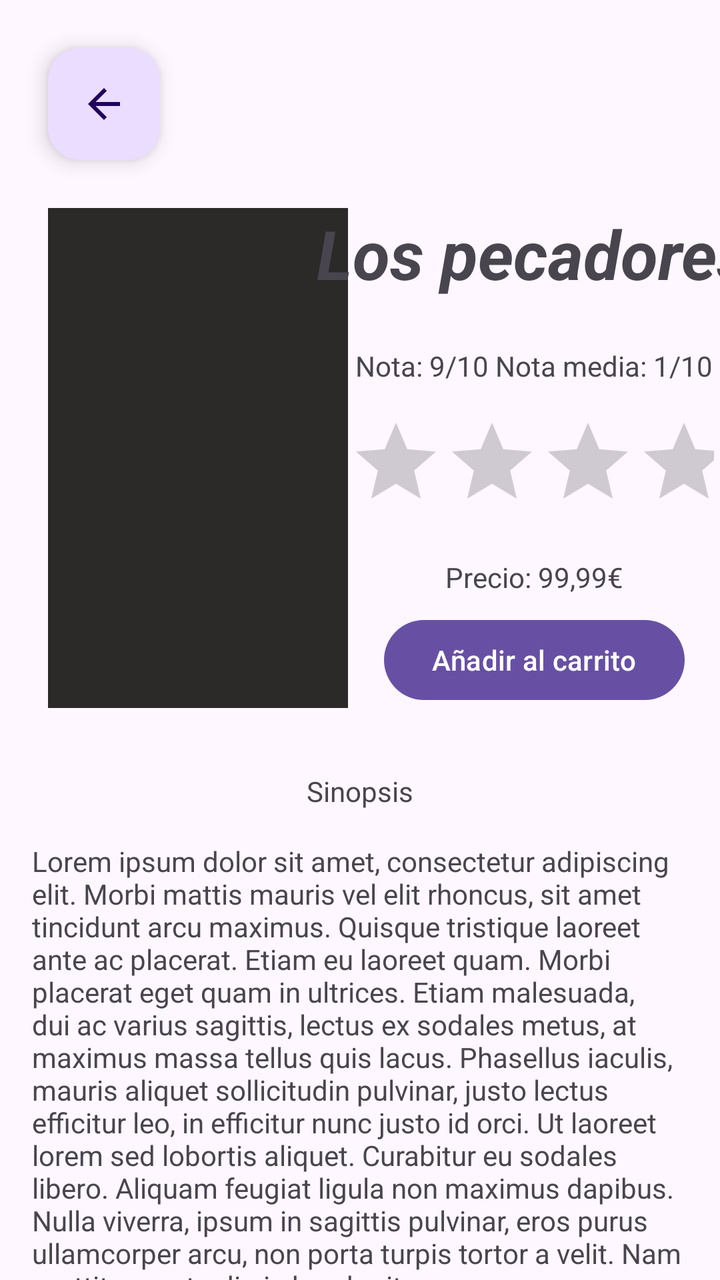
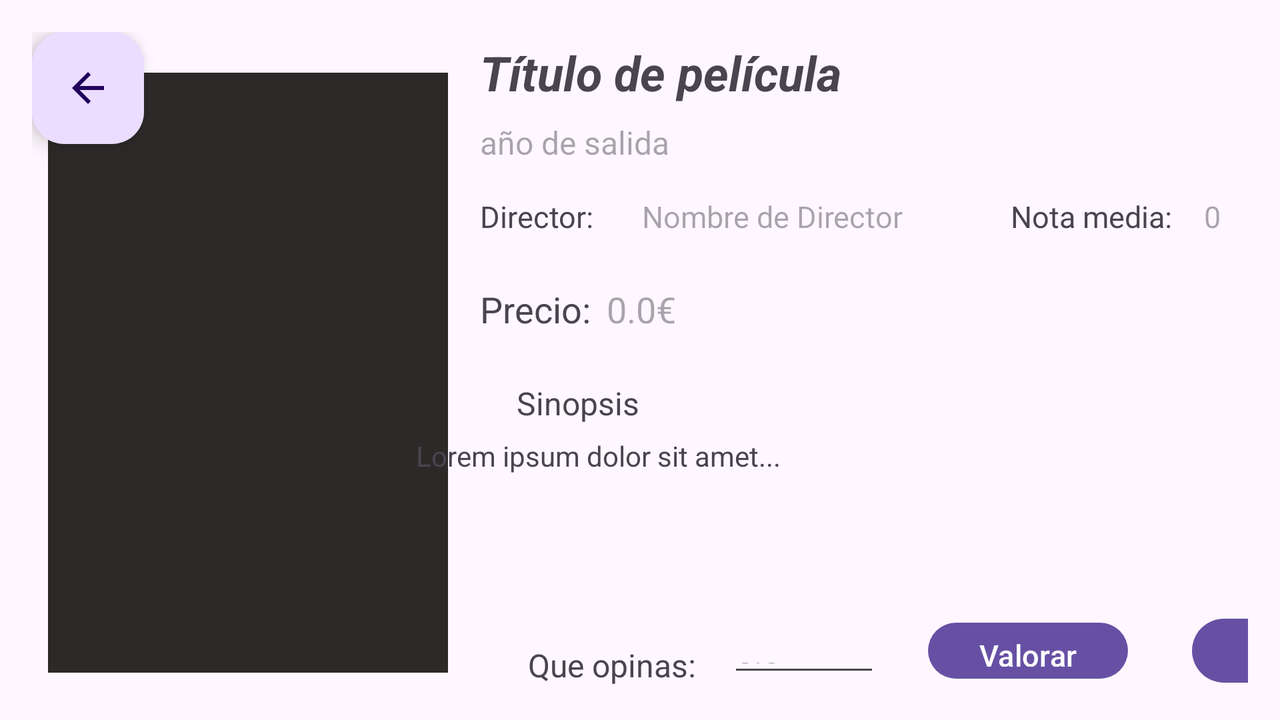

One screen, two layout resources from the same app: the default and the repository's alternative for another configuration. Each is rendered where Android would select it; the XML of both is given below.
<!-- AndroidManifest.xml: application theme Theme.ProyectoMiravereda -->
<!-- res/layout/information.xml -->
<?xml version="1.0" encoding="utf-8"?>
<androidx.constraintlayout.widget.ConstraintLayout xmlns:android="http://schemas.android.com/apk/res/android"
    xmlns:app="http://schemas.android.com/apk/res-auto"
    xmlns:tools="http://schemas.android.com/tools"
    android:layout_width="match_parent"
    android:layout_height="match_parent">

    <com.google.android.material.floatingactionbutton.FloatingActionButton
        android:id="@+id/floatingButtonReturn"
        android:layout_width="wrap_content"
        android:layout_height="wrap_content"
        android:layout_marginStart="24dp"
        android:layout_marginTop="24dp"
        android:clickable="true"
        app:layout_constraintStart_toStartOf="parent"
        app:layout_constraintTop_toTopOf="parent"
        app:srcCompat="?attr/homeAsUpIndicator" />

    <ImageView
        android:id="@+id/imageView3"
        android:layout_width="150dp"
        android:layout_height="250dp"
        android:layout_marginTop="24dp"
        android:background="#2C2929"
        app:layout_constraintStart_toStartOf="@+id/floatingButtonReturn"
        app:layout_constraintTop_toBottomOf="@+id/floatingButtonReturn"
        tools:srcCompat="@tools:sample/backgrounds/scenic" />

    <TextView
        android:id="@+id/textView"
        android:layout_width="wrap_content"
        android:layout_height="wrap_content"
        android:text="Los pecadores"
        android:textSize="34sp"
        android:textStyle="bold|italic"
        app:layout_constraintEnd_toEndOf="parent"
        app:layout_constraintStart_toEndOf="@+id/imageView3"
        app:layout_constraintTop_toTopOf="@+id/imageView3" />

    <TextView
        android:id="@+id/textView2"
        android:layout_width="wrap_content"
        android:layout_height="wrap_content"
        android:layout_marginTop="24dp"
        android:text="Nota: 9/10"
        app:layout_constraintEnd_toStartOf="@+id/textView3"
        app:layout_constraintHorizontal_bias="0.5"
        app:layout_constraintStart_toEndOf="@+id/imageView3"
        app:layout_constraintTop_toBottomOf="@+id/textView" />

    <TextView
        android:id="@+id/textView3"
        android:layout_width="wrap_content"
        android:layout_height="wrap_content"
        android:text="Nota media: 1/10"
        app:layout_constraintEnd_toEndOf="parent"
        app:layout_constraintStart_toEndOf="@+id/textView2"
        app:layout_constraintTop_toTopOf="@+id/textView2" />

    <TextView
        android:id="@+id/textView4"
        android:layout_width="wrap_content"
        android:layout_height="wrap_content"
        android:layout_marginBottom="8dp"
        android:text="Precio: 99,99€"
        app:layout_constraintBottom_toTopOf="@+id/button2"
        app:layout_constraintEnd_toEndOf="parent"
        app:layout_constraintStart_toEndOf="@+id/imageView3" />

    <Button
        android:id="@+id/button2"
        android:layout_width="wrap_content"
        android:layout_height="wrap_content"
        android:text="Añadir al carrito"
        app:layout_constraintBottom_toBottomOf="@+id/imageView3"
        app:layout_constraintEnd_toEndOf="@+id/textView4"
        app:layout_constraintStart_toStartOf="@+id/textView4" />

    <RatingBar
        android:id="@+id/ratingBar"
        android:layout_width="0dp"
        android:layout_height="wrap_content"
        android:layout_marginEnd="3dp"
        app:layout_constraintBottom_toTopOf="@+id/textView4"
        app:layout_constraintEnd_toEndOf="parent"
        app:layout_constraintStart_toEndOf="@+id/imageView3"
        app:layout_constraintTop_toBottomOf="@+id/textView3" />

    <TextView
        android:id="@+id/textView5"
        android:layout_width="wrap_content"
        android:layout_height="wrap_content"
        android:layout_marginTop="32dp"
        android:text="Sinopsis"
        app:layout_constraintEnd_toEndOf="parent"
        app:layout_constraintStart_toStartOf="parent"
        app:layout_constraintTop_toBottomOf="@+id/imageView3" />

    <TextView
        android:id="@+id/textView7"
        android:layout_width="0dp"
        android:layout_height="wrap_content"
        android:layout_marginStart="16dp"
        android:layout_marginTop="16dp"
        android:layout_marginEnd="16dp"
        android:text="Lorem ipsum dolor sit amet, consectetur adipiscing elit. Morbi mattis mauris vel elit rhoncus, sit amet tincidunt arcu maximus. Quisque tristique laoreet ante ac placerat. Etiam eu laoreet quam. Morbi placerat eget quam in ultrices. Etiam malesuada, dui ac varius sagittis, lectus ex sodales metus, at maximus massa tellus quis lacus. Phasellus iaculis, mauris aliquet sollicitudin pulvinar, justo lectus efficitur leo, in efficitur nunc justo id orci. Ut laoreet lorem sed lobortis aliquet. Curabitur eu sodales libero. Aliquam feugiat ligula non maximus dapibus. Nulla viverra, ipsum in sagittis pulvinar, eros purus ullamcorper arcu, non porta turpis tortor a velit. Nam porttitor eget odio in hendrerit. "
        app:layout_constraintEnd_toEndOf="parent"
        app:layout_constraintStart_toStartOf="parent"
        app:layout_constraintTop_toBottomOf="@+id/textView5" />

    <TextView
        android:id="@+id/textView8"
        android:layout_width="wrap_content"
        android:layout_height="wrap_content"
        android:layout_marginTop="8dp"
        android:text="Author"
        app:layout_constraintStart_toStartOf="@+id/textView7"
        app:layout_constraintTop_toBottomOf="@+id/textView7" />
</androidx.constraintlayout.widget.ConstraintLayout>
<!-- resources referenced by this layout -->
<resources>
  <style name="Theme.ProyectoMiravereda" parent="Base.Theme.ProyectoMiravereda" />
  <style name="Base.Theme.ProyectoMiravereda" parent="Theme.Material3.DayNight.NoActionBar">
          
          
      </style>
</resources>
<!-- res/layout-land/information.xml (the repository's variant of the layout above) -->
<!-- drawn on the phone turned sideways -->
<?xml version="1.0" encoding="utf-8"?>
<androidx.constraintlayout.widget.ConstraintLayout xmlns:android="http://schemas.android.com/apk/res/android"
    xmlns:app="http://schemas.android.com/apk/res-auto"
    xmlns:tools="http://schemas.android.com/tools"
    android:layout_width="match_parent"
    android:layout_height="match_parent"
    android:padding="16dp">
    

    
    <com.google.android.material.floatingactionbutton.FloatingActionButton
        android:id="@+id/floatingButtonReturn"
        android:layout_width="wrap_content"
        android:layout_height="wrap_content"
        app:layout_constraintStart_toStartOf="parent"
        app:layout_constraintTop_toTopOf="parent"
        app:srcCompat="?attr/homeAsUpIndicator" />

    <ImageView
        android:id="@+id/Poster"
        android:layout_width="200dp"
        android:layout_height="300dp"
        android:layout_marginStart="8dp"
        android:layout_marginTop="-24dp"
        android:background="#2C2929"
        app:layout_constraintBottom_toBottomOf="parent"
        app:layout_constraintStart_toStartOf="parent"
        app:layout_constraintTop_toBottomOf="@+id/Titulo"
        tools:srcCompat="@tools:sample/backgrounds/scenic" />

    
    <TextView
        android:id="@+id/Titulo"
        android:layout_width="0dp"
        android:layout_height="wrap_content"
        android:layout_marginStart="16dp"
        android:layout_marginTop="4dp"
        android:text="Título de película"
        android:textSize="24sp"
        android:textStyle="bold|italic"
        app:layout_constraintEnd_toEndOf="parent"
        app:layout_constraintStart_toEndOf="@id/Poster"
        app:layout_constraintTop_toTopOf="parent" />

    <TextView
        android:id="@+id/NotaMedia"
        android:layout_width="wrap_content"
        android:layout_height="wrap_content"
        android:layout_marginStart="54dp"
        android:text="Nota media:"
        android:textSize="15sp"
        app:layout_constraintBottom_toBottomOf="@+id/NombreDirector"
        app:layout_constraintStart_toEndOf="@+id/NombreDirector"
        app:layout_constraintTop_toTopOf="@+id/NombreDirector" />

    <TextView
        android:id="@+id/NotaMediaNumero"
        android:layout_width="wrap_content"
        android:layout_height="wrap_content"
        android:layout_marginStart="16dp"
        android:hint="0"
        android:textSize="15sp"
        app:layout_constraintBottom_toBottomOf="@+id/NotaMedia"
        app:layout_constraintStart_toEndOf="@+id/NotaMedia"
        app:layout_constraintTop_toTopOf="@+id/NotaMedia" />

    <TextView
        android:id="@+id/Precio"
        android:layout_width="wrap_content"
        android:layout_height="wrap_content"
        android:layout_marginTop="24dp"
        android:text="Precio:"
        android:textSize="18sp"
        app:layout_constraintStart_toStartOf="@id/Titulo"
        app:layout_constraintTop_toBottomOf="@+id/AutorTextView" />

    <TextView
        android:id="@+id/precioValor"
        android:layout_width="wrap_content"
        android:layout_height="wrap_content"
        android:layout_marginStart="8dp"
        android:hint="0.0€"
        android:textSize="18sp"
        app:layout_constraintBaseline_toBaselineOf="@id/Precio"
        app:layout_constraintStart_toEndOf="@id/Precio" />

    

    

    <Button
        android:id="@+id/AddCarrito"
        android:layout_width="177dp"
        android:layout_height="40dp"
        android:layout_marginStart="32dp"
        android:text="Añadir al carrito"
        android:textSize="16sp"
        app:layout_constraintBottom_toBottomOf="@+id/Valorar"
        app:layout_constraintStart_toEndOf="@+id/Valorar"
        app:layout_constraintTop_toTopOf="@+id/Valorar" />

    <TextView
        android:id="@+id/SinopsisTextView"
        android:layout_width="wrap_content"
        android:layout_height="wrap_content"
        android:layout_marginTop="24dp"
        android:text="Sinopsis"
        android:textSize="16sp"
        app:layout_constraintEnd_toEndOf="@+id/precioValor"
        app:layout_constraintStart_toStartOf="@+id/Precio"
        app:layout_constraintTop_toBottomOf="@+id/Precio" />


    <ScrollView
        android:layout_width="424dp"
        android:layout_height="91dp"
        android:layout_marginStart="8dp"
        android:layout_marginTop="8dp"
        android:layout_marginEnd="16dp"
        android:layout_marginBottom="16dp"
        app:layout_constraintBottom_toTopOf="@+id/Valorar"
        app:layout_constraintEnd_toEndOf="parent"
        app:layout_constraintStart_toEndOf="@+id/Poster"
        app:layout_constraintTop_toBottomOf="@+id/SinopsisTextView">

        <LinearLayout
            android:layout_width="match_parent"
            android:layout_height="wrap_content"
            android:orientation="vertical">

            <TextView
                android:id="@+id/Descripcion"
                android:layout_width="wrap_content"
                android:layout_height="wrap_content"
                android:layout_marginTop="8dp"
                android:text="Lorem ipsum dolor sit amet..."
                android:textSize="14sp"
                app:layout_constraintEnd_toEndOf="parent"
                app:layout_constraintHorizontal_bias="0.0"
                app:layout_constraintStart_toStartOf="@id/Titulo"
                app:layout_constraintTop_toBottomOf="@+id/SinopsisTextView" />
        </LinearLayout>
    </ScrollView>

    <TextView
        android:id="@+id/AutorTextView"
        android:layout_width="wrap_content"
        android:layout_height="wrap_content"
        android:layout_marginTop="16dp"
        android:text="Director:"
        android:textSize="15sp"
        app:layout_constraintStart_toStartOf="@+id/Titulo"
        app:layout_constraintTop_toBottomOf="@+id/Anyo" />

    <TextView
        android:id="@+id/Nota1"
        android:layout_width="wrap_content"
        android:layout_height="wrap_content"
        android:layout_marginStart="24dp"
        android:layout_marginTop="-16dp"
        android:text="Que opinas:"
        android:textSize="16sp"
        app:layout_constraintBottom_toBottomOf="parent"
        app:layout_constraintStart_toStartOf="@+id/Precio"
        app:layout_constraintTop_toBottomOf="@+id/Poster" />

    <Button
        android:id="@+id/Valorar"
        android:layout_width="100dp"
        android:layout_height="36dp"
        android:layout_marginStart="24dp"
        android:text="Valorar"
        android:textSize="15sp"
        app:layout_constraintBottom_toBottomOf="@+id/notaCliente"
        app:layout_constraintStart_toEndOf="@+id/notaCliente"
        app:layout_constraintTop_toTopOf="@+id/notaCliente"
        app:layout_constraintVertical_bias="1.0" />

    <EditText
        android:id="@+id/notaCliente"
        android:layout_width="76dp"
        android:layout_height="22dp"
        android:layout_marginStart="16dp"
        android:hint="0.0"
        android:inputType="numberDecimal"
        android:textSize="16sp"
        app:layout_constraintBottom_toBottomOf="@+id/Nota1"
        app:layout_constraintStart_toEndOf="@+id/Nota1"
        app:layout_constraintTop_toTopOf="@+id/Nota1"
        app:layout_constraintVertical_bias="1.0" />

    <TextView
        android:id="@+id/NombreDirector"
        android:layout_width="wrap_content"
        android:layout_height="wrap_content"
        android:layout_marginStart="24dp"
        android:hint="Nombre de Director"
        android:textSize="15sp"
        app:layout_constraintBottom_toBottomOf="@+id/AutorTextView"
        app:layout_constraintStart_toEndOf="@+id/AutorTextView"
        app:layout_constraintTop_toTopOf="@+id/AutorTextView"
        app:layout_constraintVertical_bias="0.0" />

    <TextView
        android:id="@+id/Anyo"
        android:layout_width="wrap_content"
        android:layout_height="wrap_content"
        android:layout_marginTop="8dp"
        android:hint="año de salida"
        android:textSize="16sp"
        app:layout_constraintStart_toStartOf="@+id/Titulo"
        app:layout_constraintTop_toBottomOf="@+id/Titulo" />

</androidx.constraintlayout.widget.ConstraintLayout>
